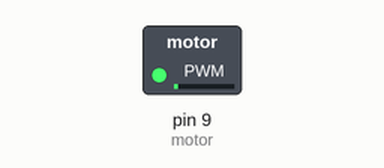
Recording of a sketch running on a simulated Arduino Uno, built with avr-gcc and run on an emulated ATmega328P. On the bench: switched loads named in the sketch (green lamp = pin HIGH). What the sketch prints to the serial monitor is not drawn.

Above: at 0.05 s.
Timing chart, 0 to 4.6 s (numbered marks = the images above):
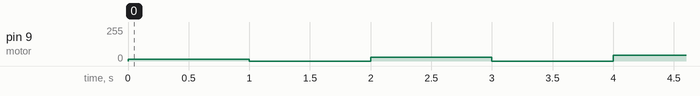

The sketch:

motorbeta.ino
```cpp
int motor = 9; //variables
int x = 0;

void setup() {
  Serial.begin(9600);
}

void loop() {
  while(x < 255) {
    x = x + 15; //interval +15 every second until 255
    analogWrite(motor, x);
    delay(1000);
    analogWrite(motor, 0);
    delay(1000);
    Serial.println(x);
    //INCREASE INCREASE INCREASEEEEE
  }

}
```
